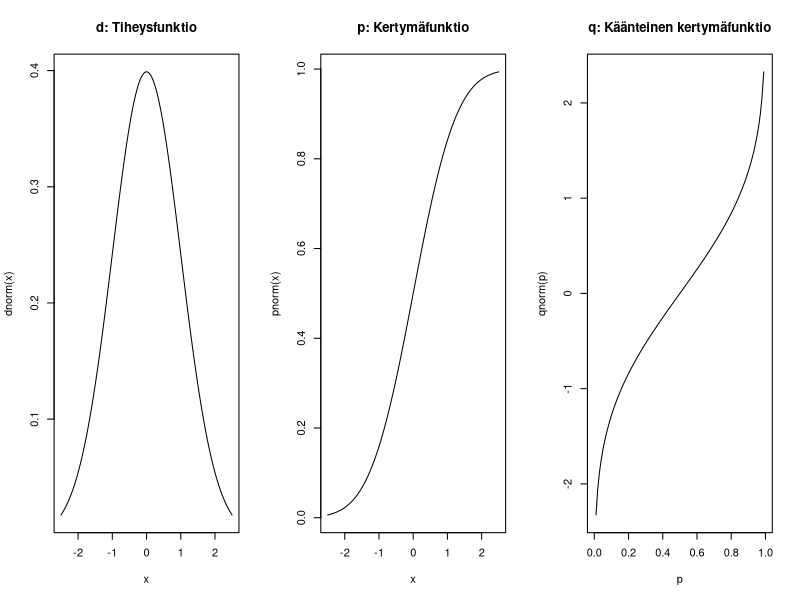
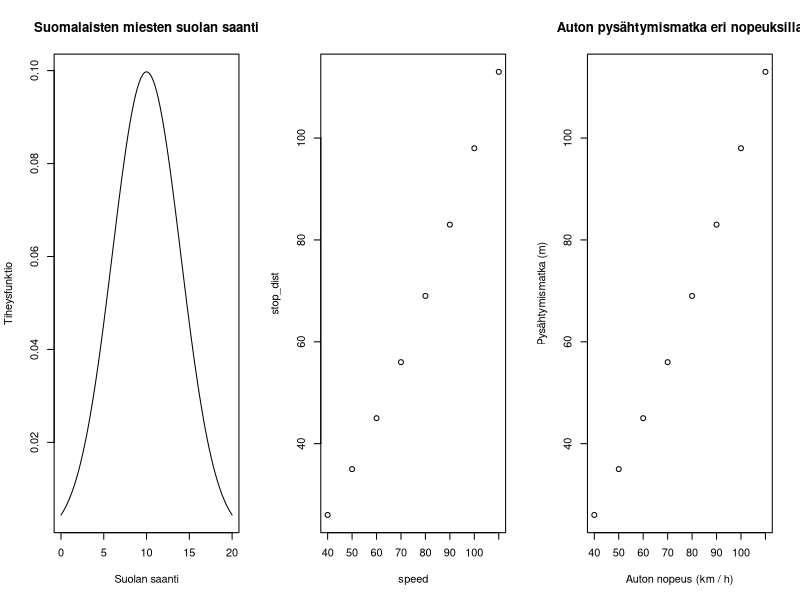
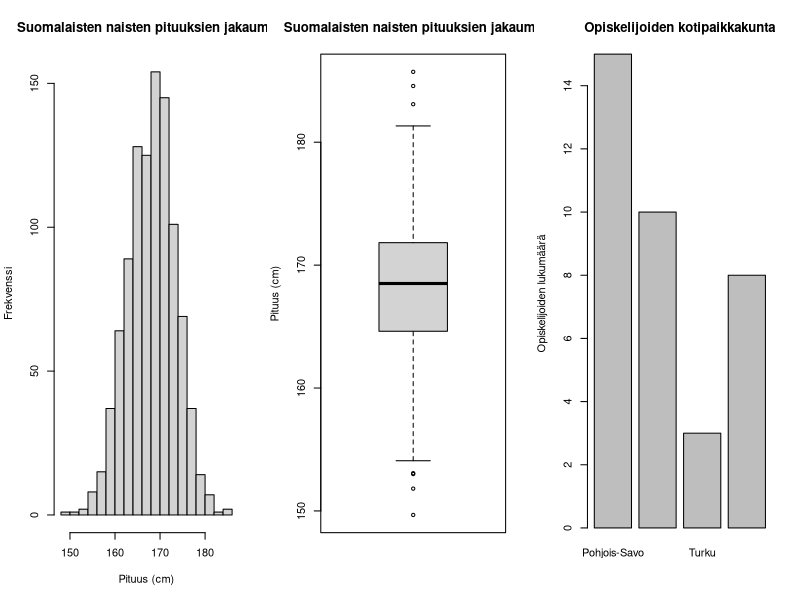
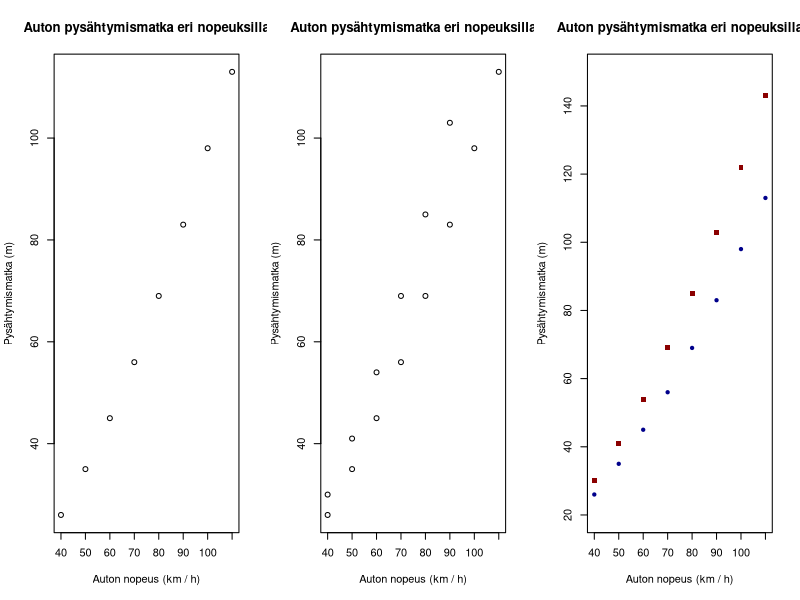
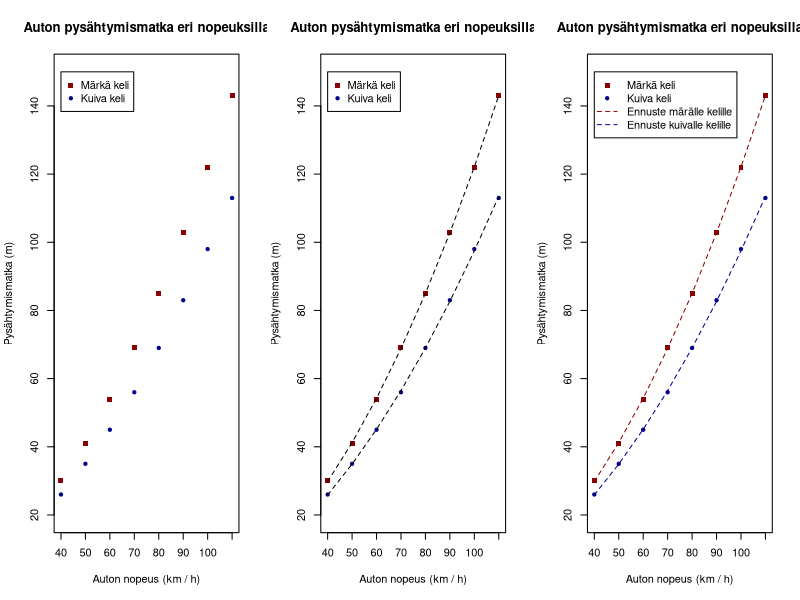
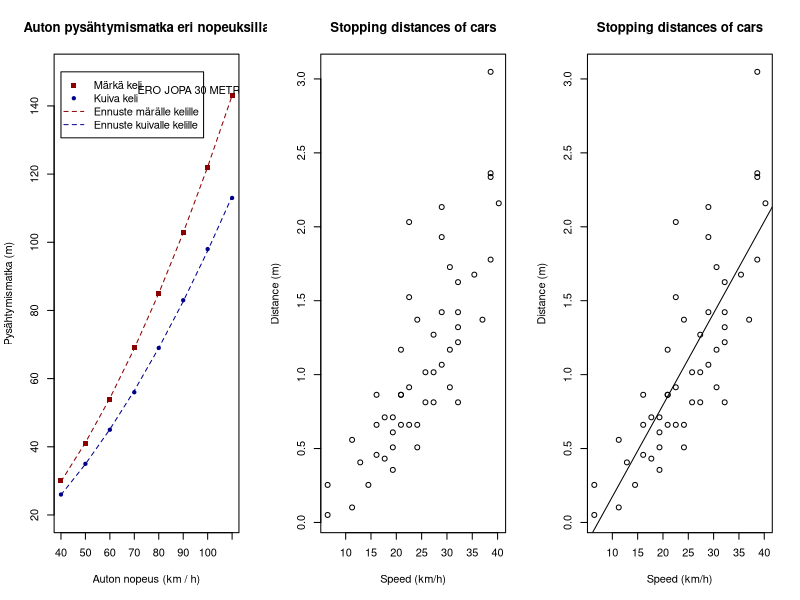
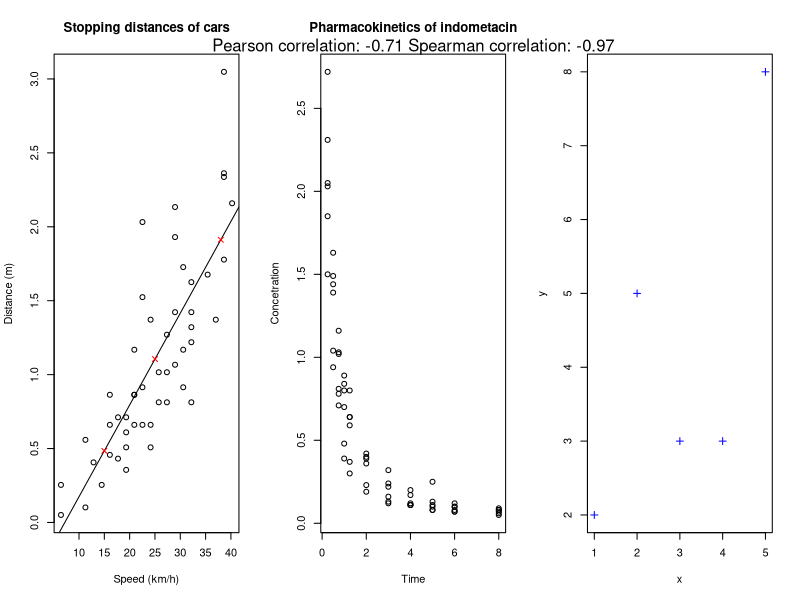

R code for these plots, in order: (Note: this script raises an error after producing the figures.)
## ---- chunk 1
print("Hello, world!")
## ---- chunk 2
80 * (1 - 0.35)
## ---- chunk 3
x <- 3
y <- 5
z <- x + y

z
## ---- chunk 4
x <- "Hello world"
x
## ---- chunk 5
# Assign arbitrary numbers to two variables
x <- 3
y <- 5
# Sum of two variables
z <- x + y
# Print the results
z
## ---- chunk 6
x <- c(1, 2, 7.4, 15, 0.2)
x
## ---- chunk 7
# Regular sequences
seq(1, 10)
seq(0, 1, by = 0.2)
seq_len(6)
3:9

# Repeat values
rep(1, 5)
rep(c(1, 2), 3) # Repeat vector c(1,2) 3 times
rep(c(1, 2, 3), 3) # Repeat all values in vector c(1, 2, 3) 3 times
## ---- chunk 8
x <- c(1, 2, 3, 6, 10)
x * 2
x / 2 + 1
## ---- chunk 9
x <- c(1, 2, 3, 6, 10, 2)
y <- c(1, 1, 1, 3, 3, 3) # or rep(c(1, 3), each = 3)
z <- c(2, 4)

x + y # Element-wise sum
x * y # Element-wise multipliocation

x + z

## ---- chunk 10
x <- c(1, 2, 3, 6, 10, 2)
# Sample mean (average)
mean(x)
# Standard deviation
sd(x)
# Sum
sum(x)
## ---- chunk 11
x <- c("Hello, world!", "R is the best", "I", "like", "programming", "!")
x
## ---- chunk 12
first_names <- c("Diana", "Peter", "Bruce")
last_names <- c("Prince", "Parker", "Wayne")
paste(first_names, last_names)

students <- paste0("Student_", 1:5)
## ---- chunk 13
x <- c(1, 2, 3, 6, 10, 2)

x > 3 # Is the element of x greater than 3?
x >= 3 # Greater or equal to three=
x == 6 # Equal to 6?
x != 2 # Not equal to 2?
## ---- chunk 14
x <- c(1, 3, 5, 2, 19)
above_3 <- x > 3

# Logical vector automatically converted to numeric
x + 1

# how many elements of x are smaller than 10?
sum(x < 10)
## ---- chunk 15
x <- c(1, 2, 3, 6, 10, 2)

# Picking exact elements
x[2:3] # Second and third values
x[c(4, 5, 1)] # Note that the order does not have to be increasing

# Using logical vector as condition
x[x > 3]

# The condition can be based on another vector
characters <- c("Yoda", "C-3PO", "Rey", "R2-D2", "Anakin", "Baby Yoda")
heights <- c(66, 175, 170, 109, 183, 40.5)
# Only characters shorter than 120 cm
characters[heights < 120]
## ---- chunk 16
missing <- c(1, 2, NA, 4, NA, 6)
full <- seq(1, 6)

# Addition with NA returns NA
missing + full
# Sum of vector with NAs returns NA
sum(missing)
# Removing NAs before summation
sum(missing, na.rm = TRUE)

## ---- chunk 17
# Just returns NA
NA == NA
# Returns a logical value as expected
is.na(NA)
is.na(1)

# is.na operates element-wise on a vector
missing <- c(1, 2, NA, 4, NA, 6)
is.na(missing)

# complete.cases gives the data elements which do not have missing data. It can be used with data frames also.
complete.cases(missing)
## ---- chunk 18
# Integers are usually stored as reals
x <- c(1,2,3)
class(x)

# You can make integers by adding capital L behind the number
x_int <- c(1L,2L,3L)
class(x_int)

# Character strings (or just strings)
x_char <- c("I","have","a","cat.")
class(x_char)
## ---- chunk 19
# Chacter string to numeric
class(as.numeric(x_char))

# If character contains only values it is easy
x_char2 <- c("0","5","6.5")
as.numeric(x_char2)

# Integer to numeric
x_int_to_num <- as.numeric(x_int)
x_int_to_num
class(x_int_to_num)

# Numeric to integer
x_num_to_int <- as.integer(x)
x_num_to_int
class(x_num_to_int)
## ---- chunk 20
# Specify a numeric NA value
NA_real_
# Specify a complex number NA value
NA_complex_
# Specify a integer number NA value
NA_integer_
# Specify a character NA value
NA_character_

# NA gives a logical type when evaluated alone
class(NA)
# NA_real_ is numeric
class(NA_real_)
## ---- chunk 21
# You can type in infinity or minus infinity if needed
x <- c(1,2, Inf, 5, -Inf)
# Use is.finite to show if numbers are finite or not
is.finite(x)

# Division by zero makes Inf or -Inf
x_div_zero <- c(1,2,-3)/c(3,0,0)
x_div_zero
is.finite(x_div_zero)
## ---- chunk 22
x_div_zero_by_zero <- 0/0

# Tests for NaN
is.nan(x_div_zero_by_zero)

# Tests if it is finite
is.finite(x_div_zero_by_zero)

# Tests if it is NA (missing)
is.na(x_div_zero_by_zero)
## ---- chunk 23
study_data <- data.frame(ID = 1:8,
                         height = c(189.8, 184.0, 173.8, 175.9, 169.0, 183.7, 181.8, 16.9),
                         gender = c("male","female","male","male","female","male","male","female"))
study_data
## ---- chunk 24
matrix(1:9, nrow = 3, ncol = 3)
## ---- chunk 25
matrix(0, nrow = 2, ncol = 5)
## ---- chunk 26
X <- matrix(1:12, ncol = 4)
# Number of rows
nrow(X)
# Number of columns
ncol(X)
#Dimensions
dim(X)
## ---- chunk 27
# Only nrow is enough, since the number of columns must be 3
X <- matrix(1:9, nrow = 3)
X
# Element on second row, third column
X[2, 3]

# The complete first row
X[1, ]

# The second and third values of the second column
X[2:3, 3]

# Get rows where the values of the first column is > 1
X[X[, 1] > 1, ]
## ---- chunk 28
# The complete first row
X[1, ,drop = FALSE]
# The second and third values of the second column
X[2:3, 3, drop = FALSE]
## ---- chunk 29
# Copy of X
X_new <- X
# Replace first row with new values
X_new[1, ] <- c(10, 13, 15)
X_new
# Replacement can also be a single value, and will be recycled
X_new[2:3, 1] <- 0
X_new
## ---- chunk 30
# Without first row
X[-1, ]
# Without second column
X[, -2]
## ---- chunk 31
X[c(1, 1, 2), c(2, 3, 2)]
## ---- chunk 32
i <- matrix(c(1, 2, 1, 3, 2, 2), nrow = 3, byrow = TRUE)
i
X[i]
## ---- chunk 33
heights <- c(172, 167, 96, 202, 150, 178)
masses <- c(77, 75, 32, 136, 49, 120)

starwars <- cbind(heights, masses)
starwars
## ---- chunk 34
# Set column names by naming arguments while building matrix from vectors
cbind(Height = heights, Mass = masses)

# Set column and row names explicitly
colnames(starwars) <- c("Height", "Mass")
rownames(starwars) <- c("Luke Skywalker", "C-3PO", "R2-D2", "Darth Vader", "Leia Organa", "Owen Lars")
starwars
## ---- chunk 35
starwars[c("Luke Skywalker", "R2-D2"), ]
## ---- chunk 36
# Create a vector for BMI and add to matrix with cbind
bmi <- starwars[, "Mass"] / (starwars[, "Height"] / 100)^2
cbind(starwars, "BMI" = bmi)
## ---- chunk 37
X <- matrix(1:9, nrow = 3)
Y <- matrix(3:11, nrow = 3, ncol = 3)
# Element-wise multiplication
X * 2
# Element-wise sum
X + Y
## ---- chunk 38
# Examine the structure of data frame
str(study_data)
## ---- chunk 39
my_array <- array(1:24, dim = c(4, 2, 3))
my_array
## ---- chunk 40
# The first 2 rows of each "layer"
my_array[1:2, , ]


# Second column from last two layers
my_array[, 2, 2:3]
## ---- chunk 41
example_list <- list(c(1, 2, 3),
                     matrix(0, nrow = 3, ncol = 4),
                     "list can include anything")
example_list

subject_ids <- c("ANKL", "PEPA", "DIPR")
measurements <- matrix(c(1, 2.5, 3,
                         3.5, 5, 3,
                         2.3, 3, 1.6),
                       nrow = 3)
colnames(measurements) <- c("CRP", "HDL", "LDL")
rownames(measurements) <- subject_ids
# List names can be given with or without quotes
study <- list(Subject_ID = subject_ids,
              "Measurements" = measurements,
              Study_name = "Blood tests")
study
## ---- chunk 42
# By position
study[[2]]
# By name
study[["Subject_ID"]]
# Using dollar sign
study$Study_name
## ---- chunk 43
# Returns a list of length one with the matrix as the only element
study[2]
class(study[2])
# Returns the actual matrix
study[[2]]
class(study[[2]])
# Dollar sign also returns the matrix
class(study$Measurements)
# Single brackets works as subscripting just like with vectors
study[2:3]
## ---- chunk 44
# Add a character matrix as the fourth element of study
study[[4]] <- matrix(c("CPR", "HDL", "LDL",
                       "C-reactive protein", "High-density lipoprotein",
                       "Low-density lipoprotein"),
                     ncol = 2)
# An element of a list can also be a list
study[["professional"]] <- list(name = c("John H. Watson"),
                                position = "Medical doctor",
                                age = 45)
study
# Note that the fourth element has no name
names(study)
## ---- chunk 45
# Concatenate two vectors
vector1 <- c(3, 6, 5)
vector2 <- c(1, 2, 3)
c(vector1, vector2)


list1 <- list(vector = vector1,
              name = "list1")
list2 <- study[1:2]
# Concatenate three lists, names stay the same
c(list1, list2, list(first_element = "A", second = "B"))
## ---- chunk 46
gene_data <- read.table("gene_data.txt", header = TRUE)
gene_data
## ---- chunk 47
gene_data <- read.table("gene_data.txt", sep = "\t", header = TRUE)
gene_data
## ---- chunk 48
tooth <- read.table("data/tooth_growth.csv", header = TRUE, sep = ",", row.names = 1)
tooth
## ---- chunk 49
tooth <- read.csv("data/tooth_growth.csv", row.names = 1)
tooth
## ---- chunk 50
str(tooth)
## ---- chunk 51
table(tooth$supp)
## ---- chunk 52
table(tooth$supp, tooth$dose)
## ---- chunk 53
str(ToothGrowth)
## ---- chunk 54
# evaluate the number of rows and columns
dim(study_data)
# there are 8 rows

# initiate a new variable called weight (imput data) with correct number of rows
study_data$weight <- c(78.2, 65.8, 49.2, 71.2, 58.3, 54.1, 74.2, 62.8)

# calculate a new variable based on existing variables
study_data$height_m <- study_data$height / 100 # height as metres
study_data$BMI <- study_data$weight / (study_data$height_m^2)
study_data
## ---- chunk 55
# Subscripting with variable names
study_data[, c("height", "gender")]

# Subscripting with brackets - as matrix (but I do not recommend this style!)
study_data[, 1:2]

# Rownames and colnames
colnames(study_data)
names(study_data)

# Individual columns can be accessed and added with dollar sign
# Let's say that we find out that the ID number 8 was typed in incorrectly. We can fix the entire height variables as follows
study_data$height <- c(189.8, 184.0, 173.8, 175.9, 169.0, 183.7, NA, 160.9)
study_data

# It would have been possible to change value of only one cell e.g. like this
study_data$height[8] <- 161.9
study_data



## ---- chunk 56
new_row <- data.frame(ID = 11, height = 182, gender = "male", weight = 81.2, height_m = 1.82, BMI = 81.2 / 1.82^2)
rbind(study_data, new_row)
## ---- chunk 57
# Filter only females
study_data[study_data$gender == "female", ]
# Filter individuals whose height is less than or equal to 175
study_data[study_data$height <= 175, ]

# Filter individuals whose height is not missing and is less than or equal to 175
study_data[!is.na(study_data$height) & study_data$height <= 175, ]

# Use multiple filter criteria
study_data[study_data$height <= 175 & study_data$gender == "female", ]
## ---- chunk 58
# Let's change gender from character string to a factor and rename it as fgender
study_data$fgender <- factor(study_data$gender)

# Let's now compare the printing of gender and fgender
study_data$gender
study_data$fgender
## ---- chunk 59
# Create a data for this example
wall_dat <- data.frame(building_ID = c(1,2,3,4,5,6), building_material = c(1,1,2,2,3,3))

# Name is 'building_material' very long, I want to rename it
names(wall_dat) <- c("building_ID","build_mat")

# We know from some kind of documentation that 1 stands for "wood", 2 is "steel" and 3 is "brick".
wall_dat$fbuild_mat <- factor(wall_dat$build_mat,levels = c(1,2,3), labels = c("wood", "steel", "brick"))

str(wall_dat)
## ---- chunk 60
groups <- as.factor(c("drug1", "drug2", "control", "drug1", "control",
                      "drug2", "drug2", "control", "control", "drug1"))
groups
## ---- chunk 61
as.numeric(groups)
## ---- chunk 62
study_groups <- factor(c("case", "control", "control", "case", "case"),
                       levels = c("control", "case"))
study_groups
## ---- chunk 63
time_points <- as.factor(c(0, 0, 1, 1, 5, 5, 1, 0, 5))
time_points
# Probably not what you expect
as.numeric(time_points)
# First to character, then to numeric
as.numeric(as.character(time_points))
## ---- chunk 64
dat_for_loc <- c(-1.25, -4.1, 1.16, -3.05, 4.17, 0.73, -3.14, 3.39, -2.55, 0.4)
min(dat_for_loc)
max(dat_for_loc)
## ---- chunk 65
# We want to get rid of all values below 0 and make them 0
pmin(dat_for_loc,0)
# Similar, but get rid of all values over 0
pmax(dat_for_loc,0)

# We can do similar things to any limit, e.g. 1
pmin(dat_for_loc,1)
## ---- chunk 66
tooth_length <- ToothGrowth$len
mean(tooth_length)
## ---- chunk 67
# Create some data
dat_for_mean <- c(1, 2, NA, 4)
# Data with NA results mean with NA
mean(dat_for_mean)
# Leave NA-values out and calculate mean from the remaining ones
mean(dat_for_mean,na.rm=TRUE)
## ---- chunk 68
# Let's think about median
dat_for_median <- c(7, 2, 3, 4, 1, 7, 0, 4, 3, 3, 2, 6)
dat_for_median
sort(dat_for_median) # Median would be the middle value in the arranged data, thus 3

# Getting median in R
median(dat_for_median)
## ---- chunk 69
quantile(dat_for_median,probs=0.30)
## ---- chunk 70
quantile(dat_for_median,probs=c(0.25,0.5,0.75))
## ---- chunk 71
# 0 % and 100 % quantile gives a range of the data
quantile(dat_for_median, probs=c(0.00,1.00))

# Let's compare with min and max
min(dat_for_median)
max(dat_for_median)

# There is also function called range
range(dat_for_median)
## ---- chunk 72
quantile(dat_for_median, probs=c(0,0.2,0.5,0.75,1))
## ---- chunk 73
# Find out the mode
dat_for_mode <- c(7, 2, 3, 4, 1, 7, 0, 4, 3, 3, 2, 6, 1, 3, 3, 1, 6, 0, 1, 3, 0, 6, 4, 2, 3, 2, 2, 7, 3, 1, 5, 3, 4, 3, 3, 2, 2, 4, 2, 1, 5, 3, 2, 2, 2, 3, 4, 2, 5, 3, 4, 2, 1, 4, 2, 3, 1, 1, 4, 3, 2, 3, 5, 4, 4, 4, 1, 3, 1, 3, 5, 2, 3, 1, 4, 2, 4, 2, 1, 0, 3, 3, 3, 3, 4, 4, 4, 3, 4, 4, 2, 1, 2, 4, 4, 4, 6, 2, 3, 2)
tab <- table(dat_for_mode)
# Let's see how is tab
tab
# Let's pick up the largest frequency using which.max function
tab[which.max(tab)]
# Mode is 3 and the frequency is 26

# Let's pick up only the value 3
names(tab)[which.max(tab)]
# That is character so let's convert it to numeric
as.numeric(names(tab)[which.max(tab)])
## ---- chunk 74
# Write a function for mode
moodi <- function(x) {
  tab <- table(x)
  as.numeric(names(tab)[which.max(tab)])
}
# Use that function
moodi(dat_for_mode)
## ---- chunk 75
# Calculate summary for ToothGrowth data
summary(ToothGrowth)
## ---- chunk 76
tooth_length <- ToothGrowth$len
summary(tooth_length)
## ---- chunk 77
# pull the variable from data frame and use it directly in function var
var(ToothGrowth$len)

# calculate the variance-covariance matrix for entire data frame (gives NA to any pairs with categorical variables)
# variances are obtained from the diagonal (58.51, NA, 0.3954)
var(ToothGrowth)
## ---- chunk 78
# standard deviation
sd(ToothGrowth$len)
## ---- chunk 79
x <- seq(-2.5, 2.5, by = 0.01)
p <- seq(0, 1, by = 0.01)
par(mfrow = c(1,3))
plot(x, dnorm(x), type = "l", main = "d: Tiheysfunktio")
plot(x, pnorm(x), type = "l", main = "p: Kertymäfunktio")
plot(p, qnorm(p), type ="l", main = "q: Käänteinen kertymäfunktio")
## ---- chunk 80
# Sequential vector  of salt consumption
salt <- seq(0, 20, by = 0.1)
# Density function
density <- dnorm(salt, mean = 10, sd = 4)
# Line plot
plot(salt, density, type = "l",
     xlab = "Suolan saanti", ylab = "Tiheysfunktio",
     main = "Suomalaisten miesten suolan saanti")
## ---- chunk 81
pnorm(5, mean = 10, sd = 4)
## ---- chunk 82
pnorm(7, mean = 10, sd = 4, lower.tail = FALSE)
## ---- chunk 83
qnorm(0.1, mean = 10, sd = 4, lower.tail = FALSE)
# OR
qnorm(0.9, mean = 10, sd = 4)
## ---- chunk 84
# Car speeds (km/h)
speed <- seq(40, 110, by = 10)
# Stopping distances (m)
stop_dist <- c(26, 35, 45, 56, 69, 83, 98, 113)

plot(x = speed, y = stop_dist)
## ---- chunk 85
plot(x = speed, y = stop_dist,
     main = "Auton pysähtymismatka eri nopeuksilla",
     xlab = "Auton nopeus (km / h)", ylab = "Pysähtymismatka (m)")
## ---- chunk 86
# A vector of 1000 observations from a normal distribution of heights of Finnish women
heights <- rnorm(n = 1000, mean = 168, sd = 5.4)
hist(heights, breaks = 20, 
     main = "Suomalaisten naisten pituuksien jakauma",
     xlab = "Pituus (cm)", ylab = "Frekvenssi")
## ---- chunk 87
boxplot(heights, breaks = 20, 
     main = "Suomalaisten naisten pituuksien jakauma",
     ylab = "Pituus (cm)")
## ---- chunk 88
origin <- c("Pohjois-Savo" = 15, "Pk-seutu" = 10, "Turku" = 3,
            "Pohjois-Suomi" = 8)
origin
origin["Turku"]
barplot(origin, 
        main = "Opiskelijoiden kotipaikkakunta",
        ylab = "Opiskelijoiden lukumäärä")
## ---- chunk 89
plot(x = speed, y = stop_dist,
     main = "Auton pysähtymismatka eri nopeuksilla",
     xlab = "Auton nopeus (km / h)", ylab = "Pysähtymismatka (m)")
## ---- chunk 90
stop_dist_wet <- c(30, 41, 54, 69, 85, 103, 122, 143)
plot(x = speed, y = stop_dist,
     main = "Auton pysähtymismatka eri nopeuksilla",
     xlab = "Auton nopeus (km / h)", ylab = "Pysähtymismatka (m)")
points(x = speed, y = stop_dist_wet)
## ---- chunk 91
plot(x = speed, y = stop_dist,
     col = "darkblue", pch = 20,
     ylim = c(20, 150),
     main = "Auton pysähtymismatka eri nopeuksilla",
     xlab = "Auton nopeus (km / h)", ylab = "Pysähtymismatka (m)")
points(x = speed, y = stop_dist_wet, pch = 15, col = "darkred")
## ---- chunk 92
plot(x = speed, y = stop_dist,
     col = "darkblue", pch = 20,
     ylim = c(20, 150),
     main = "Auton pysähtymismatka eri nopeuksilla",
     xlab = "Auton nopeus (km / h)", ylab = "Pysähtymismatka (m)")

points(x = speed, y = stop_dist_wet, pch = 15, col = "darkred")

legend(x = 40, y = 150,
       legend = c("Märkä keli", "Kuiva keli"),
       pch = c(15, 20), col = c("darkred", "darkblue"))
## ---- chunk 93
# Create vecotr of squared speeds to fit second order polynomial
speed_squared <- speed^2

# Model for dry weather
model_dry <- lm(stop_dist ~ speed + speed_squared)
prediction_dry <- model_dry$fitted.values

# Model for rainy weather
model_wet <- lm(stop_dist_wet ~ speed + speed_squared)
prediction_wet <- model_wet$fitted.values
## ---- chunk 94
plot(x = speed, y = stop_dist,
     col = "darkblue", pch = 20,
     ylim = c(20, 150),
     main = "Auton pysähtymismatka eri nopeuksilla",
     xlab = "Auton nopeus (km / h)", ylab = "Pysähtymismatka (m)")

points(x = speed, y = stop_dist_wet, pch = 15, col = "darkred")

legend(x = 40, y = 150,
       legend = c("Märkä keli", "Kuiva keli"),
       pch = c(15, 20), col = c("darkred", "darkblue"))

lines(speed, prediction_dry, lty = "dashed")
lines(speed, prediction_wet, lty = "dashed")
## ---- chunk 95
plot(x = speed, y = stop_dist,
     col = "darkblue", pch = 20,
     ylim = c(20, 150),
     main = "Auton pysähtymismatka eri nopeuksilla",
     xlab = "Auton nopeus (km / h)", ylab = "Pysähtymismatka (m)")

points(x = speed, y = stop_dist_wet, pch = 15, col = "darkred")

legend(x = 40, y = 150,
       legend = c("Märkä keli", "Kuiva keli",
                  "Ennuste märälle kelille",
                  "Ennuste kuivalle kelille"),
       pch = c(15, 20, NA, NA),
       lty = c(NA, NA, "dashed", "dashed"),
       col = c("darkred", "darkblue", "darkred", "darkblue"))

lines(speed, prediction_dry, lty = "dashed", col = "darkblue")
lines(speed, prediction_wet, lty = "dashed", col = "darkred")
## ---- chunk 96
plot(x = speed, y = stop_dist,
     col = "darkblue", pch = 20,
     ylim = c(20, 150),
     main = "Auton pysähtymismatka eri nopeuksilla",
     xlab = "Auton nopeus (km / h)", ylab = "Pysähtymismatka (m)")

points(x = speed, y = stop_dist_wet, pch = 15, col = "darkred")

legend(x = 40, y = 150,
       legend = c("Märkä keli", "Kuiva keli",
                  "Ennuste märälle kelille",
                  "Ennuste kuivalle kelille"),
       pch = c(15, 20, NA, NA),
       lty = c(NA, NA, "dashed", "dashed"),
       col = c("darkred", "darkblue", "darkred", "darkblue"))

lines(speed, prediction_dry, lty = "dashed", col = "darkblue")
lines(speed, prediction_wet, lty = "dashed", col = "darkred")

text(x = 95, y = 145, labels = "ERO JOPA 30 METRIÄ!") 
## ---- chunk 97
## From Agresti(2007) p.39
M <- as.table(rbind(c(762, 327, 468), c(484, 239, 477)))
dimnames(M) <- list(gender = c("F", "M"),
                    party = c("Democrat","Independent", "Republican"))
(Xsq <- chisq.test(M))  # Prints test summary
Xsq$observed   # observed counts (same as M)
Xsq$expected   # expected counts under the null
Xsq$residuals  # Pearson residuals
Xsq$stdres     # standardized residuals


## Effect of simulating p-values
x <- matrix(c(12, 5, 7, 7), ncol = 2)
chisq.test(x)$p.value           # 0.4233
chisq.test(x, simulate.p.value = TRUE, B = 10000)$p.value
## ---- chunk 98
# evaluate the averages of variables for men and women
# there are many ways to do this but one is to use subset to extract separate data set for men and women indepenently
# we also choose just columns with numeric data (height, weight, BMI)
study_data_male <- subset(x=study_data,subset= gender == "male", select = c("height","weight","BMI"))
study_data_female <- subset(x=study_data,subset= gender == "female", select = c("height","weight","BMI"))

# apply-function can be used to calculate function for multiple columns with one command
avg_male <- apply(study_data_male,MARGIN=2,FUN=mean,na.rm=T)
avg_female <- apply(study_data_female,MARGIN=2,FUN=mean,na.rm=T)

avg_male
avg_female

# regarding just height, apply does the same as
mean(study_data_male$height,na.rm=TRUE)
mean(study_data_female$height,na.rm=TRUE)
## ---- chunk 99
# conduct Analysis of Variance (ANOVA) for study_data
# we test if averages of height

t.test(height ~ fgender,data=study_data)
## ---- chunk 100
# create a new categorical variable called age_group
View(study_data)
#3,5,6 => ryhmä 1
#2,4,8 => ryhmä 2
#1,7   => ryhmä 3
# vaste: weight
study_data$age_group <- c("3","2","1","2","1","1","3","2")
study_data$fage_group <- factor(study_data$age_group)
## ---- chunk 101
# conduct Analysis of Variance (ANOVA) for study_data
# we test if averages of height

summary(aov(height ~ fage_group,data=study_data))

summary(aov(height ~ fage_group,data=study_data[rep(c(1:8),3),])) # the same data three times
## ---- chunk 102
# Change units
cars$speed <- cars$speed * 1.60934
cars$dist <- cars$dist * 0.0254
# Scatter plot
plot(cars$speed, cars$dist,
     xlab = "Speed (km/h)", ylab = "Distance (m)",
     main = "Stopping distances of cars") 
## ---- chunk 103
model <- lm(dist ~ speed, data = cars)
model$coefficients
## ---- chunk 104
plot(cars$speed, cars$dist,
     xlab = "Speed (km/h)", ylab = "Distance (m)",
     main = "Stopping distances of cars")
abline(a = model$coefficients[1], b = model$coefficients[2])
## ---- chunk 105
# Print summary information
summary(model)
# Save summary and access specific information
s <- summary(model)
s$r.squared
## ---- chunk 106
# Create data frame with new speed values
new_data <- data.frame(speed = c(25, 15, 38))
# Create dist column by predicting from linear model
new_data$dist <- predict(model, newdata = new_data)

# Add points to previous plot
plot(cars$speed, cars$dist,
     xlab = "Speed (km/h)", ylab = "Distance (m)",
     main = "Stopping distances of cars")
abline(a = model$coefficients[1], b = model$coefficients[2])
points(new_data$speed, new_data$dist, pch = 4, col = "red")
## ---- chunk 107
# Pearson correlation
pearson <- cor(Indometh$time, Indometh$conc, method = "pearson")
# Spearman correlation
spearman <- cor(Indometh$time, Indometh$conc, method = "spearman")
# Scatter plot
plot(Indometh$time, Indometh$conc,
     xlab = "Time", ylab = "Concetration",
     main = "Pharmacokinetics of indometacin")

# Paste concatenates strings
subtitle <- paste("Pearson correlation:", round(pearson, digits = 2),
                  "Spearman correlation:", round(spearman, digits = 2))
# Add subtitle to plot
mtext(subtitle)

## ---- chunk 108
# Define function name and arguments
bmi <- function(height, mass) {
  # Compute BMI
  value <- mass / height^2
  rounded <- round(value, digits = 1)
  # Return computed value
  return(rounded)
}
## ---- chunk 109
# Example
my_bmi <- bmi(height = 1.79, mass = 74)

my_bmi
## ---- chunk 110
# Call without argument names
bmi(1.65, 62)
# Arguments in wrong order -> weird results / error
bmi(62, 1.65)
## ---- chunk 111
bmi(height = 1.65, mass = 62)
bmi(mass = 62, height = 1.65)
## ---- chunk 112
bmi(1.65, mass = 62)
bmi(62, height = 1.65)
## ---- chunk 113
bmi <- function(height, mass, height_multiplier = 1) {
  # Compute BMI
  value <- mass / (height * height_multiplier)^2
  rounded <- round(value, digits = 1)
  # Return computed value
  return(rounded)
}
bmi(height = 1.65, mass = 62)
bmi(height = 165, mass = 62, height_multiplier = 0.01)
## ---- chunk 114
Sys.time()
## ---- chunk 115
author <- function() {
  return("Anton Klåvus")
}
author()
## ---- chunk 116
bmi_list <- function(height, mass, height_multiplier = 1) {
  # Compute BMI
  value <- mass / (height * height_multiplier)^2
  rounded <- round(value, digits = 1)
  # Return computed value
  values <- list(original = value,
                 rounded = rounded)
  return(values)
}
result <- bmi_list(1.65, 62)
result
result$rounded
## ---- chunk 117
bmi <- function(height, mass, height_multiplier = 1) {
  # Compute BMI
  value <- mass / (height * height_multiplier)^2
  rounded <- round(value, digits = 1)
  # Return computed value
  rounded
}
bmi(1.65, 62)
## ---- chunk 118
cat_return <- cat("What does cat return?\n")
cat_return
## ---- chunk 119
# Function for plotting blue squares
blue_squares <- function(x, y) {
  plot(x, y, pch = 3, col = "blue")
}
value <- blue_squares(1:5, c(2, 5, 3, 3, 8))
value
## ---- chunk 120
10 > 12
!(10 > 12)
# Also works without parentheses
!10 > 12

!is.na(NA)
## ---- chunk 121
10 > 12 || "a" < "b"

2 > 1 || 4 > 2

"a" > "c" || 1 > 10
## ---- chunk 122
10 > 12 && "a" < "b"

2 > 1 && 4 > 2

"a" > "c" && 1 > 10
## ---- chunk 123
dna_bases <- c("A", "C", "G", "T")
rna_bases <- c("A", "C", "G", "U")

"T" %in% dna_bases
"T" %in% rna_bases
# With negation
!"A" %in% dna_bases
## ---- chunk 124
dog <- list(breed = "golden retriever",
            height = 45,
            weight = 27)

dog$breed == "golden retriever" && dog$weight < 25 || dog$height < 50
## ---- chunk 125
# Are x and y between 0 and 1?
x <- 3
y <- 0.3
0 <= x && x <= 1
0 <= y && y <= 1
## ---- chunk 126
hb_alert <- function(hb) {
  if (hb < 117) {
    return("Hemoglobin is low!")
  }
}
## ---- chunk 127
# Nothing happens
hb_alert(130)
# returns alert
hb_alert(110)
## ---- chunk 128
hb_alert <- function(hb) {
  if (hb < 117) {
    return("Hemoglobin is low!")
  } else {
    return("Hemoglobin OK")
  }
}

hb_alert(130)
## ---- chunk 129
hb_alert <- function(hb, sex) {
  if (sex == "female" && hb < 117 || sex == "male" && hb < 134) {
    return("Hemoglobin is low!")
  } else {
    return("Hemoglobin OK")
  }
}

hb_alert(hb = 120, sex = "female")
hb_alert(hb = 120, sex = "male")
## ---- chunk 130
hb_alert <- function(hb, sex) {
  if (sex == "female" && hb < 117) {
    return("Hemoglobin is low for a female!")
  } else if (sex == "male" && hb < 134) {
    return("Hemoglobin is low for a male!")
  } else {
    return("Hemoglobin OK")
  }
}

hb_alert(hb = 110, sex = "female")
hb_alert(hb = 120, sex = "male")
## ---- chunk 131
hb_alert <- function(hb, sex) {
  if (sex == "female" && hb < 117) {
    return("Hemoglobin is low for a female!")
  } else if (sex == "male" && hb < 134) {
    return("Hemoglobin is low for a male!")
  } else if (hb < 50) {
    return("Hemoglobin is critical")
  } else {
    return("Hemoglobin OK")
  }
}

hb_alert(hb = 32, sex = "female")
## ---- chunk 132
hb_alert <- function(hb, sex) {
  if (hb < 50) {
    return("Hemoglobin is critical")
  } else if (sex == "male" && hb < 134) {
    return("Hemoglobin is low for a male!")
  } else if (sex == "female" && hb < 117) {
    return("Hemoglobin is low for a female!")
  } else {
    return("Hemoglobin OK")
  }
}

hb_alert(hb = 32, sex = "female")
hb_alert(hb = 120, sex = "female")
hb_alert(hb = 120, sex = "male")
## ---- chunk 133
hb_alert <- function(hb, sex) {
  # Hemoglobin should be numeric and positive
  if (!is.numeric(hb) || hb < 0) {
    return("Hemoglobin should be numeric and positive")
  }
  if (!sex %in% c("female", "male")) {
    return("This function can only deal with binary sex: female or male")
  }
  
  if (hb < 50) {
    return("Hemoglobin is critical")
  } else if (sex == "male" && hb < 134) {
    return("Hemoglobin is low for a male!")
  } else if (sex == "female" && hb < 117) {
    return("Hemoglobin is low for a female!")
  } else {
    return("Hemoglobin OK")
  }
}

hb_alert(hb = "120", sex = "female")
hb_alert(hb = 120, sex = "FEMALE")
## ---- chunk 134
# Helper function
is_cg <- function(base) {
  if (base %in% c("C", "G")) {
    return(TRUE)
  } else {
    return(FALSE)
  }
}

# Vectorize
is_cg_vector <- Vectorize(is_cg)

# Main function
pick_cg <- function(bases) {
  only_cg <- bases[is_cg_vector(bases)]
  return(only_cg)
}

# NOTE: this only checks the first value of the vector
my_bases <- c("A", "C", "C", "T", "G", "T")
is_cg(my_bases)

# This works as expected
is_cg_vector(my_bases)

# Pick only C and G
pick_cg(my_bases)
## ---- chunk 135
exons <- read.csv("exons.csv", row.names = 1)
knitr::kable(exons)
